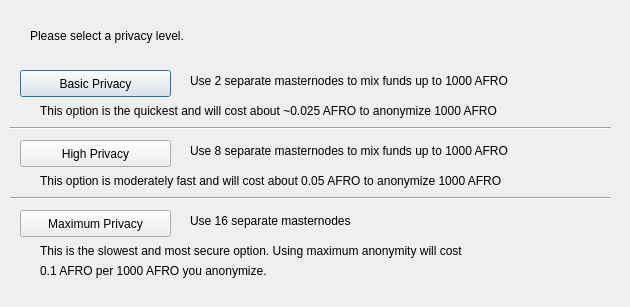
<?xml version="1.0" encoding="UTF-8"?>
<ui version="4.0">
 <class>DarksendConfig</class>
 <widget class="QDialog" name="DarksendConfig">
  <property name="geometry">
   <rect>
    <x>0</x>
    <y>0</y>
    <width>630</width>
    <height>307</height>
   </rect>
  </property>
  <property name="windowTitle">
   <string>Configure Darksend</string>
  </property>
  <widget class="QPushButton" name="buttonBasic">
   <property name="geometry">
    <rect>
     <x>20</x>
     <y>70</y>
     <width>151</width>
     <height>27</height>
    </rect>
   </property>
   <property name="text">
    <string>Basic Privacy</string>
   </property>
  </widget>
  <widget class="QPushButton" name="buttonHigh">
   <property name="geometry">
    <rect>
     <x>20</x>
     <y>140</y>
     <width>151</width>
     <height>27</height>
    </rect>
   </property>
   <property name="text">
    <string>High Privacy</string>
   </property>
  </widget>
  <widget class="QPushButton" name="buttonMax">
   <property name="geometry">
    <rect>
     <x>20</x>
     <y>210</y>
     <width>151</width>
     <height>27</height>
    </rect>
   </property>
   <property name="text">
    <string>Maximum Privacy</string>
   </property>
  </widget>
  <widget class="QLabel" name="label">
   <property name="geometry">
    <rect>
     <x>30</x>
     <y>20</y>
     <width>571</width>
     <height>31</height>
    </rect>
   </property>
   <property name="text">
    <string>Please select a privacy level.</string>
   </property>
  </widget>
  <widget class="QLabel" name="label_2">
   <property name="geometry">
    <rect>
     <x>190</x>
     <y>70</y>
     <width>421</width>
     <height>21</height>
    </rect>
   </property>
   <property name="text">
    <string>Use 2 separate masternodes to mix funds up to 1000 AFRO</string>
   </property>
  </widget>
  <widget class="QLabel" name="label_3">
   <property name="geometry">
    <rect>
     <x>190</x>
     <y>140</y>
     <width>411</width>
     <height>21</height>
    </rect>
   </property>
   <property name="text">
    <string>Use 8 separate masternodes to mix funds up to 1000 AFRO</string>
   </property>
  </widget>
  <widget class="QLabel" name="label_4">
   <property name="geometry">
    <rect>
     <x>190</x>
     <y>210</y>
     <width>421</width>
     <height>21</height>
    </rect>
   </property>
   <property name="text">
    <string>Use 16 separate masternodes</string>
   </property>
  </widget>
  <widget class="QLabel" name="label_6">
   <property name="geometry">
    <rect>
     <x>40</x>
     <y>100</y>
     <width>561</width>
     <height>21</height>
    </rect>
   </property>
   <property name="text">
    <string>This option is the quickest and will cost about ~0.025 AFRO to anonymize 1000 AFRO</string>
   </property>
  </widget>
  <widget class="QLabel" name="label_7">
   <property name="geometry">
    <rect>
     <x>40</x>
     <y>170</y>
     <width>561</width>
     <height>21</height>
    </rect>
   </property>
   <property name="text">
    <string>This option is moderately fast and will cost about 0.05 AFRO to anonymize 1000 AFRO</string>
   </property>
  </widget>
  <widget class="QLabel" name="label_8">
   <property name="geometry">
    <rect>
     <x>40</x>
     <y>240</y>
     <width>561</width>
     <height>21</height>
    </rect>
   </property>
   <property name="text">
    <string>This is the slowest and most secure option. Using maximum anonymity will cost</string>
   </property>
  </widget>
  <widget class="QLabel" name="label_9">
   <property name="geometry">
    <rect>
     <x>40</x>
     <y>260</y>
     <width>561</width>
     <height>21</height>
    </rect>
   </property>
   <property name="text">
    <string>0.1 AFRO per 1000 AFRO you anonymize.</string>
   </property>
  </widget>
  <widget class="Line" name="line">
   <property name="geometry">
    <rect>
     <x>10</x>
     <y>120</y>
     <width>601</width>
     <height>16</height>
    </rect>
   </property>
   <property name="orientation">
    <enum>Qt::Horizontal</enum>
   </property>
  </widget>
  <widget class="Line" name="line_2">
   <property name="geometry">
    <rect>
     <x>10</x>
     <y>190</y>
     <width>601</width>
     <height>16</height>
    </rect>
   </property>
   <property name="orientation">
    <enum>Qt::Horizontal</enum>
   </property>
  </widget>
 </widget>
 <resources/>
 <connections/>
</ui>
